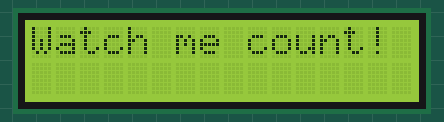
Bench run of a sketch on a simulated Arduino Uno, built with avr-gcc and run on an emulated ATmega328P. On the bench: 16×2 character LCD.

Above: at 0.1 s.
At 1.1 s:
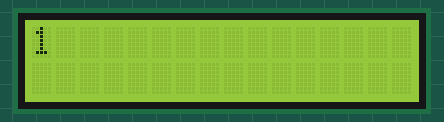
At 2.1 s:
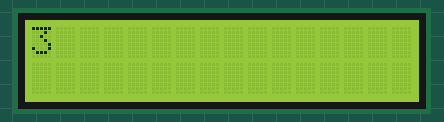
At 4.1 s:
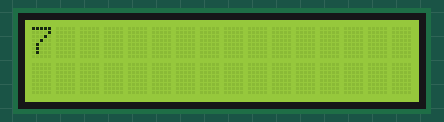
At 6.7 s:
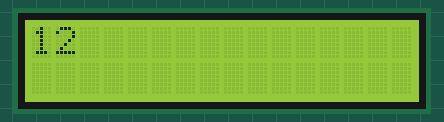
At 9.2 s:
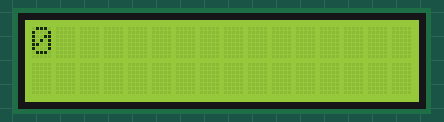

The sketch:

lcd.ino
```cpp
#include <LiquidCrystal.h>

int rs = 7;
int en = 8;
int d4 = 9;
int d5 = 10;
int d6 = 11;
int d7 = 12;
LiquidCrystal lcd(rs, en, d4, d5, d6, d7);

void setup() {
  // put your setup code here, to run once:
  lcd.begin(16, 2);
}

void loop() {
  // put your main code here, to run repeatedly:
  lcd.clear();
  lcd.setCursor(0,0);
  lcd.print("Watch me count!");
  delay(500);
  for(int i = 0; i <= 15; i++)
  {
    lcd.clear();
    lcd.setCursor(0,0);
    lcd.print(i);
    delay(500);
  }
}
```

Measured:
- by itself, everything shown: repeats every 8.5 s, in 17 steps
- what the display in image 1 shows lasts 0.5 s, from 1.1 s to 1.6 s
